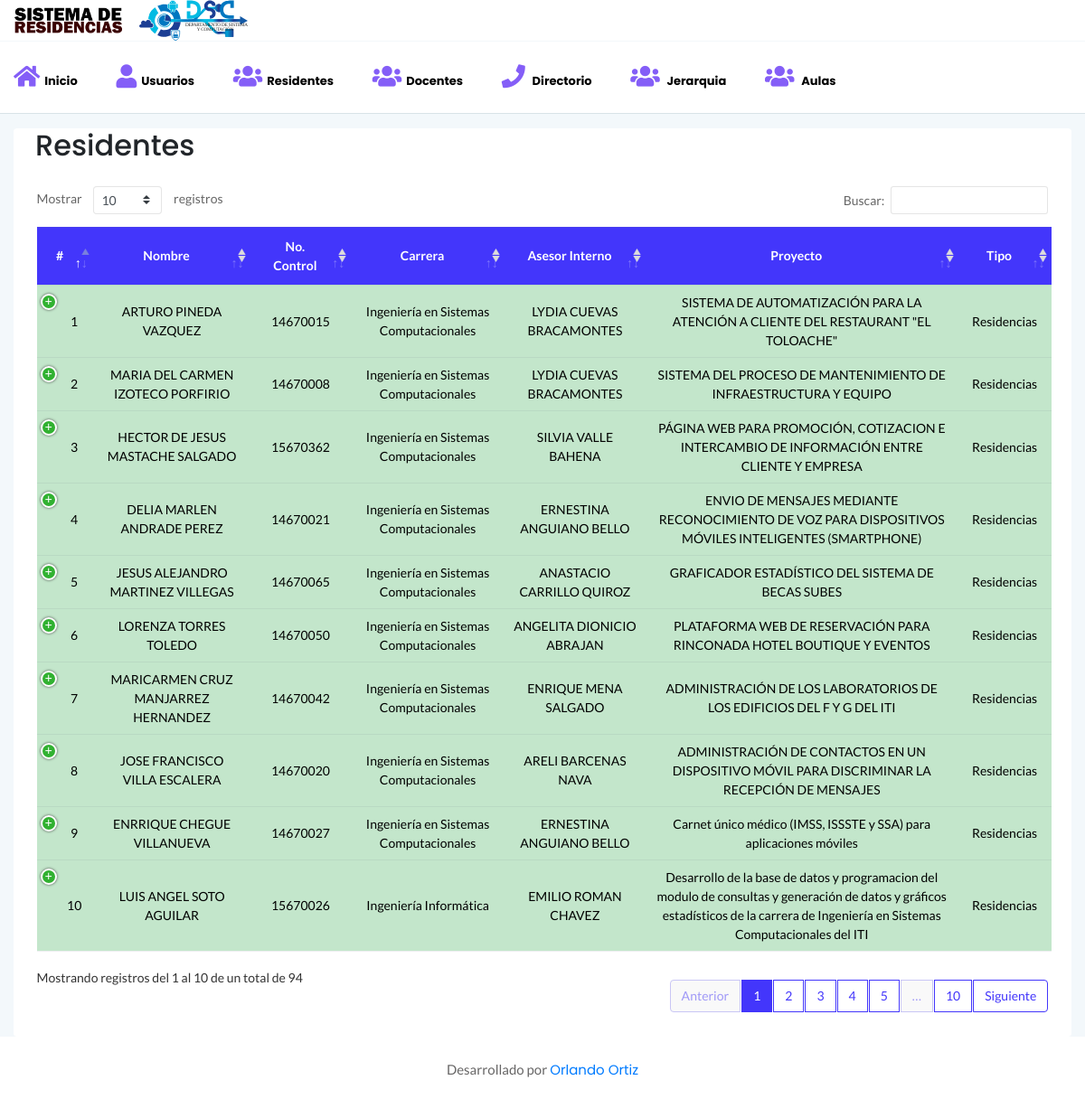
The page /Residentes on the database its author committed.
### tables this page shows
CREATE TABLE `residentes` (
  `id` int(10) unsigned NOT NULL AUTO_INCREMENT,
  `noControl` varchar(12) NOT NULL,
  `nombre` varchar(50) NOT NULL,
  `apellidoP` varchar(50) NOT NULL,
  `apellidoM` varchar(50) NOT NULL,
  `carrera` varchar(50) NOT NULL,
  `periodo` varchar(45) NOT NULL,
  `anio` varchar(45) NOT NULL,
  `sexo` varchar(50) NOT NULL,
  `telefono` varchar(11) NOT NULL,
  `revisionOk` int(1) unsigned NOT NULL DEFAULT '0',
  `tipo_registro` int(11) NOT NULL,
  `proyecto_id` int(10) unsigned NOT NULL,
  PRIMARY KEY (`id`),
  KEY `fk_residentes_proyecto_idx` (`proyecto_id`),
  CONSTRAINT `fk_residentes_proyecto` FOREIGN KEY (`proyecto_id`) REFERENCES `proyecto` (`id`)
);

CREATE TABLE `asesor` (
  `id` int(10) unsigned NOT NULL AUTO_INCREMENT,
  `nombre` varchar(100) NOT NULL,
  `noResidentes` int(2) NOT NULL DEFAULT '0',
  `estado` int(2) unsigned NOT NULL DEFAULT '1',
  `setResidentes` int(2) unsigned DEFAULT '0',
  PRIMARY KEY (`id`)
);

CREATE TABLE `proyecto` (
  `id` int(10) unsigned NOT NULL AUTO_INCREMENT,
  `nombreProyecto` varchar(200) NOT NULL,
  `nombreEmpresa` varchar(200) NOT NULL,
  `asesorExt` varchar(100) DEFAULT NULL,
  `asesorInt` int(10) unsigned NOT NULL,
  `revisor1` int(10) unsigned DEFAULT NULL,
  `revisor2` int(10) unsigned DEFAULT NULL,
  `revisor3` int(10) unsigned DEFAULT '0',
  `suplente` int(10) unsigned DEFAULT '0',
  PRIMARY KEY (`id`),
  UNIQUE KEY `nombreProyecto_UNIQUE` (`nombreProyecto`),
  KEY `fk_proyecto_asesor1_idx` (`asesorInt`),
  KEY `fk_proyecto_asesor2_idx` (`revisor1`),
  KEY `fk_proyecto_asesor3_idx` (`revisor2`),
  KEY `fk_proyecto_asesor4_idx` (`suplente`),
  KEY `fk_proyecto_asesor5_idx` (`revisor3`),
  CONSTRAINT `fk_proyecto_asesor1` FOREIGN KEY (`asesorInt`) REFERENCES `asesor` (`id`),
  CONSTRAINT `fk_proyecto_asesor2` FOREIGN KEY (`revisor1`) REFERENCES `asesor` (`id`),
  CONSTRAINT `fk_proyecto_asesor3` FOREIGN KEY (`revisor2`) REFERENCES `asesor` (`id`),
  CONSTRAINT `fk_proyecto_asesor4` FOREIGN KEY (`suplente`) REFERENCES `asesor` (`id`),
  CONSTRAINT `fk_proyecto_asesor5` FOREIGN KEY (`revisor3`) REFERENCES `asesor` (`id`)
);

### controladores/plantilla.controlador.php (called while the page is built)
<?php
class ControladorPlantilla{
	public function ctrPlantilla(){
		include "vistas/plantilla.php";
	}
}

### index.php (called while the page is built, shortened)
<?php
require_once "controladores/plantilla.controlador.php";
require_once "controladores/residentes.controlador.php";
require_once "modelos/residentes.modelo.php";
$plantilla = new ControladorPlantilla();
$plantilla->ctrPlantilla();

### modelos/conexion.php (called while the page is built)
<?php
class Conexion{
	static public function conectar(){
		$link = new PDO("mysql:host=localhost;dbname=sdr","root","");
		$link->exec("set names utf8");
		return $link;
	}
}

### modelos/residentes.modelo.php (called while the page is built, shortened)
<?php
require_once "conexion.php";
class ModeloResidentes
{
    static public function MdlMostrarResidentesEnTabla($tabla, $item, $valor)
    {
        if ($item != null) {
            $stmt = Conexion::conectar()->prepare("SELECT * FROM $tabla WHERE $item = :$item");
            $stmt->bindParam(":" . $item, $valor, PDO::PARAM_STR);
            $stmt->execute();
            return $stmt->fetch();
        } else {
            $stmt = Conexion::conectar()->prepare("SELECT residentes.id, residentes.noControl, concat(residentes.nombre,' ',residentes.apellidoP,' ',residentes.apellidoM)
			AS 'nombre', residentes.carrera, residentes.sexo, residentes.telefono, IF(residentes.tipo_registro = '1',
			'Residencias', 'Tesis') AS tipo, proyecto.nombreProyecto, asesor.nombre AS asesorIn FROM residentes
			INNER JOIN proyecto ON  residentes.proyecto_id=proyecto.id
			INNER JOIN asesor ON proyecto.asesorInt = asesor.id;");
            $stmt->execute();
            return $stmt->fetchAll();
        }
    }
}

### controladores/residentes.controlador.php (the view, shortened to what this page needs)
<?php
class ControladorResidentes
{
    public static function ctrMostrarResidentes()
    {
        $tabla = "residentes";
        $item = null;
        $valor = "";
        $respuesta = ModeloResidentes::MdlMostrarResidentesEnTabla($tabla, $item, $valor);
        foreach ($respuesta as $key => $value) {
            if ($value["tipo"] == "Residencias") {
                echo ' <tr class="table-success">
                            <td>' . $value["id"] . '</td>
                            <td>' . $value["nombre"] . '</td>
                            <td>' . $value["noControl"] . '</td>
                            <td>' . $value["carrera"] . '</td>
                            <td>' . $value["asesorIn"] . '</td>
                            <td>' . $value["nombreProyecto"] . '</td>
                            <td>' . $value["tipo"] . '</td>
                            <td>
                                <div class="btn-group">';
                echo '
                                    <button class="btn btn-primary btnInfoResidente" idResidente="' . $value["id"] . '" data-toggle="modal" data-target="#modalInfo"><i class="fa fa-info"></i></button>
                                    <button class="btn btn-success btnImprimirDoc" idResidenteImp="' . $value["id"] . '"data-toggle="modal" data-target="#modalFormatosRP"><i class="fa fa-print"></i></button>
                                </div>
                            </td>
                        </tr>';
            }
        }
    }
}

### vistas/plantilla.php (shortened to what this page needs)
<!doctype html>
<html class="no-js" lang="es">
<head>
    <link href="https://cdn.jsdelivr.net/npm/bootstrap@5.1.2/dist/css/bootstrap.min.css" rel="stylesheet">
    <link rel="stylesheet" href="vistas/assets/css/bootstrap.min.css">
    <link rel="stylesheet" href="vistas/assets/css/swichtCSS.css">
    <link rel="stylesheet" href="vistas/assets/css/Font-Awesome.css">
    <link rel="stylesheet" href="vistas/assets/css/themify-icons.css">
    <link rel="stylesheet" href="vistas/assets/css/metisMenu.css">
    <link rel="stylesheet" href="vistas/assets/css/owl.carousel.min.css">
    <link rel="stylesheet" href="vistas/assets/css/slicknav.min.css">
    <link rel="stylesheet" type="text/css" href="vistas/assets/css/dataTables.bootstrap4.min.css">
    <link rel="stylesheet" type="text/css" href="vistas/assets/css/responsive.bootstrap.min.css">
    <link rel="stylesheet" type="text/css" href="vistas/assets/css/responsive.jqueryui.min.css">
    <link rel="stylesheet" type="text/css" href="vistas/assets/css/jquery.dataTables.css">
    <link rel="stylesheet" href="vistas/assets/css/typography.css">
    <link rel="stylesheet" href="vistas/assets/css/default-css.css">
    <link rel="stylesheet" href="vistas/assets/css/styles.css">
    <link rel="stylesheet" href="vistas/assets/css/responsive.css">
</head>
<body class="body-bg">
    <?php
    echo '<div class="horizontal-main-wrapper">';
    include "modulos/cabezote.php";
    if (isset($_GET["ruta"])) {
        if (
            $_GET["ruta"] == "Inicio" ||
            $_GET["ruta"] == "Usuarios" ||
            $_GET["ruta"] == "Residentes" ||
            $_GET["ruta"] == "Docentes" ||
            $_GET["ruta"] == "Directorio" ||
            $_GET["ruta"] == "Jerarquia" ||
            $_GET["ruta"] == "CerrarSesion"
        ) {
            require "modulos/" . $_GET["ruta"] . ".php";
        } else {
            include "modulos/404.php";
        }
    }
    include "modulos/footer.php";
    ?>
</body>
</html>

### vistas/modulos/cabezote.php (shortened to what this page needs)
<div class="mainheader-area">
    <div class="container">
        <div class="row align-items-center">
            <div class="col-md-3 d-none d-md-block">
                <div class="logo">
                    <a href="Inicio"><img src="vistas/assets/images/icon/logo-1.svg" alt="logo"></a>
                    <a href="Inicio" class="ml-3"><img src="vistas/assets/images/icon/LogoDSC.svg" alt="logo"></a>
                </div>
            </div>
        </div>
    </div>
</div>
<div class="header-area header-bottom">
    <div class="container">
        <div class="row align-items-center">
            <div class="col-lg-12  d-none d-lg-block">
                <div class="horizontal-menu">
                    <nav>
                        <ul id="nav_menu">
                            <li>
                                <a href="Inicio"><i class="fa fa-home fa-2x" style="color: #845ef7;"></i><span><strong>Inicio</strong></span></a>
                            </li>
                            <li>
                                <a href="Usuarios"><i class="fa fa-user fa-2x" style="color: #845ef7;"></i><span><strong>Usuarios</strong></span></a>
                            </li>
                            <li>
                                <a href="Residentes"><i class="fa fa-users fa-2x" style="color: #845ef7;"></i><span><strong>Residentes</strong></span></a>
                            </li>
                            <li>
                                <a href="Docentes"><i class="fa fa-users fa-2x" style="color: #845ef7;"></i><span><strong>Docentes</strong></span></a>
                            </li>
                            <li>
                                <a href="Directorio"><i class="fa fa-phone fa-2x" style="color: #845ef7;"></i><span><strong> Directorio</strong></span></a>
                            </li>
                            <li>
                                <a href="Jerarquia"><i class="fa fa-users fa-2x" style="color: #845ef7;"></i><span><strong> Jerarquia</strong></span></a>
                            </li>
                            <li>
                                <a href="Jerarquia"><i class="fa fa-users fa-2x" style="color: #845ef7;"></i><span><strong> Aulas</strong></span></a>
                            </li>
                        </ul>
                    </nav>
                </div>
            </div>
        </div>
    </div>
</div>

### vistas/modulos/Residentes.php (shortened to what this page needs)
<div class="col-12 mt-3">
    <div class="card">
        <h2 class="ml-4">Residentes</h2>
        <div class="card-body">
            <div class="data-tables datatable-primary">
                <table class="text-center tablaES">
                    <thead class="text-capitalize">
                        <tr>
                            <th>#</th>
                            <th>Nombre</th>
                            <th>No. Control</th>
                            <th>Carrera</th>
                            <th>Asesor Interno</th>
                            <th>Proyecto</th>
                            <th>Tipo</th>
                        </tr>
                    </thead>
                    <tbody>
                        <?php
                        $VerResidentes = new ControladorResidentes();
                        $VerResidentes->ctrMostrarResidentes();
                        ?>
                    </tbody>
                </table>
            </div>
        </div>
    </div>
</div>
</div>

### vistas/modulos/footer.php
<footer>
    <div class="footer-area">
        <p>Desarrollado por <a href="https://github.com/OrlandoOrtiz1079" target="_blank">Orlando Ortiz</a>
    </div>
</footer>

### vistas/assets/css/styles.css (style rules this page uses)
.card { border: none; border-radius: 4px; background-color: #fff; -webkit-transition: all 0.3s ease 0s; transition: all 0.3s ease 0s; }
.card-body { padding: 25.6px; padding: 1.6rem; }
.logo a { display: inline-block; max-width: 120px; }
.body-bg { background: #F3F8FB; }
.horizontal-main-wrapper { min-height: 100vh; }
.horizontal-main-wrapper .container { max-width: 1440px; }
.horizontal-main-wrapper .header-area, .horizontal-main-wrapper .mainheader-area { padding-left: 0; padding-right: 0; }
.mainheader-area { background: #fff; border-bottom: 1px solid #f3f8fb; padding-left: 15px; position: relative; z-index: 99; }
.horizontal-menu { position: relative; }
.horizontal-menu ul li { display: inline-block; position: relative; }
.horizontal-menu ul li a { display: block; font-size: 13px; padding: 10px 20px; color: #000000; text-transform: capitalize; }
.horizontal-menu nav>ul>li:first-child>a { padding-left: 0; }
.horizontal-menu ul li a i { margin-right: 5px; }
.slicknav_nav .slicknav_row, .slicknav_nav a { text-transform: capitalize; }
.slicknav_nav li i { width: 26px; display: inline-block; }
.header-area { padding: 15px 30px; background: #fff; border-bottom: 1px solid #d8e3e7; }
.footer-area { text-align: center; padding: 23px 0 19px; background: #fff; }
.footer-area p { color: #676666; margin-bottom: 0; }
table tr th { border-bottom: none; }
table tr th, table tr td { border-top: 1px solid rgba(120, 130, 140, 0.13) !important; }
.datatable-primary thead { background: #4336fb; color: #fff; }
table.dataTable.no-footer { border-bottom: 1px solid rgba(120, 130, 140, 0.13) !important; }
table.dataTable thead th, table.dataTable thead td { border-bottom-color: transparent; }

### rows shown on the page
residentes: id "1", nombre "ARTURO PINEDA VAZQUEZ", noControl "14670015", carrera "Ingeniería en Sistemas Computacionales", asesor.nombre "LYDIA CUEVAS BRACAMONTES", proyecto.nombreProyecto "SISTEMA DE AUTOMATIZACIÓN PARA LA ATENCIÓN A CLIENTE DEL RESTAURANT \"EL TOLOACHE\"", tipo "Residencias"
residentes: id "2", nombre "MARIA DEL CARMEN IZOTECO PORFIRIO", noControl "14670008", carrera "Ingeniería en Sistemas Computacionales", asesor.nombre "LYDIA CUEVAS BRACAMONTES", proyecto.nombreProyecto "SISTEMA DEL PROCESO DE MANTENIMIENTO DE INFRAESTRUCTURA Y EQUIPO", tipo "Residencias"
residentes: id "3", nombre "HECTOR DE JESUS MASTACHE SALGADO", noControl "15670362", carrera "Ingeniería en Sistemas Computacionales", asesor.nombre "SILVIA VALLE BAHENA", proyecto.nombreProyecto "PÁGINA WEB PARA PROMOCIÓN, COTIZACION E INTERCAMBIO DE INFORMACIÓN ENTRE CLIENTE Y EMPRESA", tipo "Residencias"
residentes: id "4", nombre "DELIA MARLEN ANDRADE PEREZ", noControl "14670021", carrera "Ingeniería en Sistemas Computacionales", asesor.nombre "ERNESTINA ANGUIANO BELLO", proyecto.nombreProyecto "ENVIO DE MENSAJES MEDIANTE RECONOCIMIENTO DE VOZ PARA DISPOSITIVOS MÓVILES INTELIGENTES (SMARTPHONE)", tipo "Residencias"
residentes: id "5", nombre "JESUS ALEJANDRO MARTINEZ VILLEGAS", noControl "14670065", carrera "Ingeniería en Sistemas Computacionales", asesor.nombre "ANASTACIO CARRILLO QUIROZ", proyecto.nombreProyecto "GRAFICADOR ESTADÍSTICO DEL SISTEMA DE BECAS SUBES", tipo "Residencias"
residentes: id "6", nombre "LORENZA TORRES TOLEDO", noControl "14670050", carrera "Ingeniería en Sistemas Computacionales", asesor.nombre "ANGELITA DIONICIO ABRAJAN", proyecto.nombreProyecto "PLATAFORMA WEB DE RESERVACIÓN PARA RINCONADA HOTEL BOUTIQUE Y EVENTOS", tipo "Residencias"
residentes: id "7", nombre "MARICARMEN CRUZ MANJARREZ HERNANDEZ", noControl "14670042", carrera "Ingeniería en Sistemas Computacionales", asesor.nombre "ENRIQUE MENA SALGADO", proyecto.nombreProyecto "ADMINISTRACIÓN DE LOS LABORATORIOS DE LOS EDIFICIOS DEL F Y G DEL ITI", tipo "Residencias"
residentes: id "8", nombre "JOSE FRANCISCO VILLA ESCALERA", noControl "14670020", carrera "Ingeniería en Sistemas Computacionales", asesor.nombre "ARELI BARCENAS NAVA", proyecto.nombreProyecto "ADMINISTRACIÓN DE CONTACTOS EN UN DISPOSITIVO MÓVIL PARA DISCRIMINAR LA RECEPCIÓN DE MENSAJES", tipo "Residencias"
residentes: id "9", nombre "ENRRIQUE CHEGUE VILLANUEVA", noControl "14670027", carrera "Ingeniería en Sistemas Computacionales", asesor.nombre "ERNESTINA ANGUIANO BELLO", proyecto.nombreProyecto "Carnet único médico (IMSS, ISSSTE y SSA) para aplicaciones móviles", tipo "Residencias"
residentes: id "10", nombre "LUIS ANGEL SOTO AGUILAR", noControl "15670026", carrera "Ingeniería Informática", asesor.nombre "EMILIO ROMAN CHAVEZ", proyecto.nombreProyecto "Desarrollo de la base de datos y programacion del modulo de consultas y generación de datos y gráficos estadísticos de la carrera de Ingeniería en Sistemas Computacionales del ITI", tipo "Residencias"
